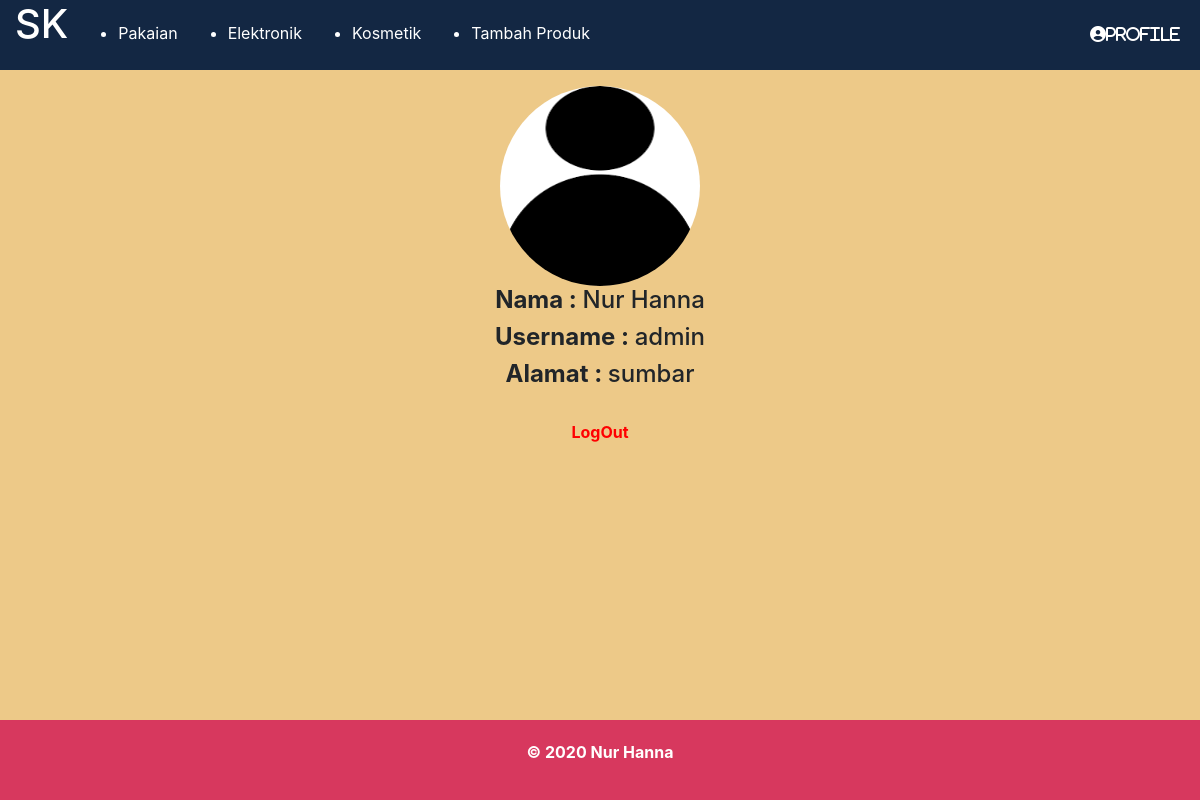
Page /?module=profil (signed in) on the committed database.
### tables this page shows
CREATE TABLE `user` (
  `id_user` int(11) NOT NULL,
  `username` varchar(30) NOT NULL,
  `password` varchar(50) NOT NULL,
  `role` enum('admin','pelanggan') NOT NULL,
  `nama` varchar(50) NOT NULL,
  `alamat` varchar(50) NOT NULL
);

### User.php (called while the page is built, shortened)
<?php
class User{
    private $koneksi;
    public function __construct(){
        $this->host='localhost';
        $this->database='shopingkuy';
        $this->user='root';
        $this->password='';
        $this->koneksi=mysqli_connect($this->host,$this->user,$this->password,$this->database);
    }
    public function koneksi(){
        return $this->koneksi;
    }
    public function tampilUser($username){
        $sql="SELECT * FROM user WHERE username = '$username'";
        $query=mysqli_query($this->koneksi(),$sql);
        $user=[];
			while($data_user=mysqli_fetch_assoc($query)){
				$user[]=$data_user;
			}
        return $user;
    }
}
?>

### module/profil.php (the view)
<section>
<?php if(!isset($_SESSION['username'])){
echo"<script>alert('Anda belum login,Login terlebih dahulu!');document.location='?module=login';</script>";
} else{?>
<?php $profiles=$user->tampilUser($_SESSION['username']);
foreach($profiles as $profile) : ?>
    <center>
    <img src="img/profile.png" alt="" width="200" height="200" id="profil"><br>
    <h4><b>Nama : </b><?php echo $profile['nama']?></h4>
    <h4><b>Username : </b><?php echo $profile['username']?></h4>
    <h4><b>Alamat : </b><?php echo $profile['alamat']?></h4><br>
    <b><a href="?module=logout" style="color:red">LogOut</a></b>
    </center>
<?php
endforeach;
} ?>
</section>

### style.css (style rules this page uses)
body { background-color: #edc988; }
section { margin-bottom: 10px; }
a { text-decoration: none; color:white; }
#profil { border-radius: 50%; }

### rows in the picture
user: nama "Nur Hanna", username "admin", alamat "sumbar"
